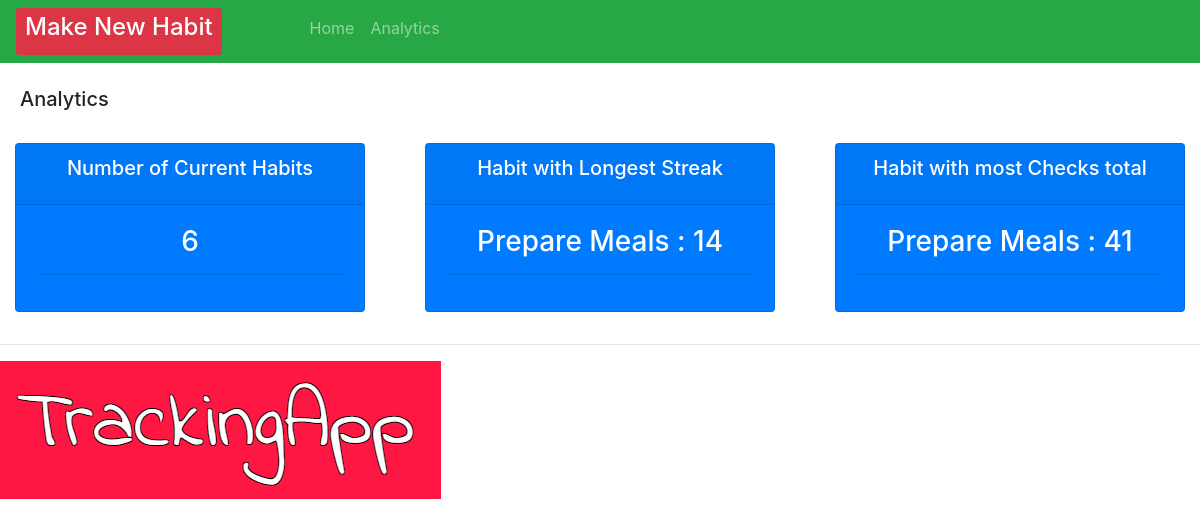
The page /analytics/ on the database as committed earlier.
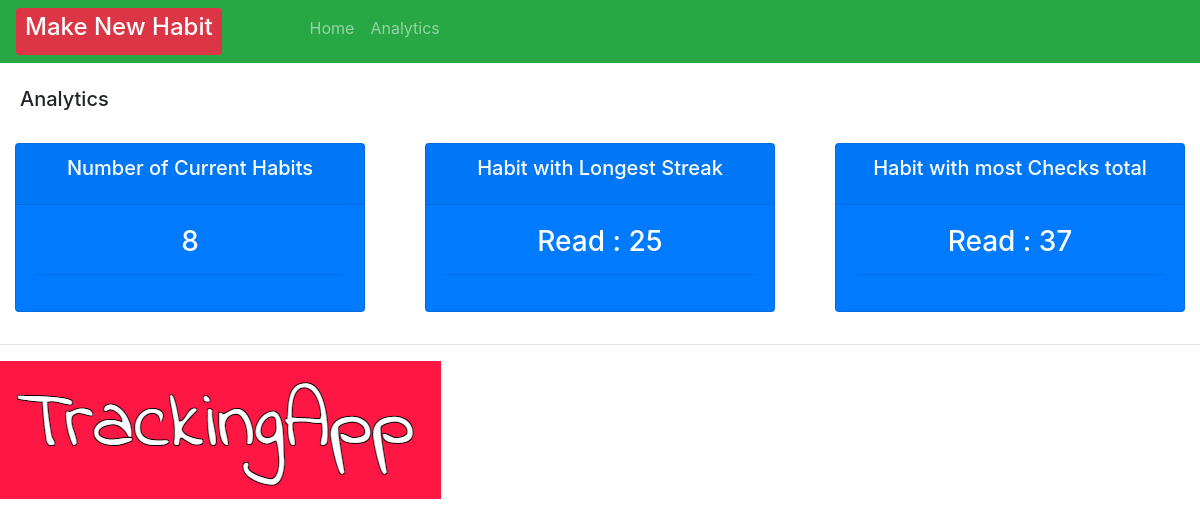
The same page on the database as committed later.
### crm/models.py (models this page shows, shortened)
class Order(models.Model):
    INTERVAL = (
            ('Daily', 'Daily'),
            ('Weekly', 'Weekly' ),
            )
    habit = models.CharField(max_length=200, null=True, blank=True)
    interval = models.CharField(max_length=400, null=True, choices=INTERVAL)
    checked = models.IntegerField(blank=True, default=0, null=True)
    streak = models.IntegerField(blank=True, default=0, null=True)
    longestStreak = models.IntegerField(blank=True, default=0, null=True)
    created = models.DateTimeField(auto_now=True, auto_now_add=False, editable=False, null=True, blank=True)
    checkedList = models.ManyToManyField(Repeats)
    timeStamp = models.DateTimeField(auto_now=True, blank=True)
    date_created = models.DateTimeField(auto_now_add=True, null=True, editable=False, blank=True)
    dateAsString = models.CharField(max_length=200, null=True, blank=True)

### crm/views.py (the view)
# urls.py: path('analytics/', views.analytics, name="analytics"),
def analytics(request):
    orders = Order.objects.all()
    total_orders = orders.count()
    longest_streak_array = []
    most_checks_array = {}
    for order in orders:
        longest_streak_array.append(order.longestStreak)
        most_checks_array.update({order.checkedList.count() : order.habit})
    longest_streak = max(longest_streak_array)
    longest_streak_habits= orders.filter(longestStreak=longest_streak)
    most_checked = max(most_checks_array)
    habit_most_checked =most_checks_array.get(most_checked)
    context= {'total_orders': total_orders, 'most_checked': most_checked, 'longest_streak': longest_streak,
    "longest_streak_habits": longest_streak_habits, "habit_most_checked": habit_most_checked}
    return render(request, 'habit/analytics.html', context)

### crm/templates/habit/analytics.html (shortened to what this page needs)
{% extends 'habit/main.html' %}
{% block content %}
<br>
<div class="row">
    <div class="col-md">
            <h5 style="margin-left: 20px;">Analytics</h5>
           {% include 'habit/status.html' %}
    </div>
{% endblock %}

### crm/templates/habit/status.html
<br>
<div class="row">
    <div class="col">
        <div class="col-md">
            <div class="card text-center text-white bg-primary mb-3" id="total-orders">
                <div class="card-header">
                    <h5 class="card-title text-white">Number of Current Habits</h5>
                </div>
                <div class="card-body">
                    <h3 class="card-title"> {{total_orders}} </h3>
                    <hr>
                </div>
            </div>
        </div>
    </div>
    <div class="col">
        <div class="col-md">
            <div class="card text-center text-white mb-3 bg-primary" id="total-orders">
                <div class="card-header">
                    <h5 class="text-white card-title">Habit with Longest Streak</h5>
                </div>
                <div class="card-body">
                    {% for habit in longest_streak_habits %}
                        <h3 class="card-title"> {{habit.habit}} :  {{longest_streak}} </h3>
                        {%endfor%}
                     <hr>
                </div>
            </div>
        </div>
    </div>
    <div class="col">
        <div class="col-md">
            <div class="card text-center text-white mb-3 bg-primary" id="total-orders">
                <div class="card-header">
                    <h5 class="text-white card-title">Habit with most Checks total</h5>
                </div>
                <div class="card-body">
                        <h3 class="card-title"> {{habit_most_checked }} : {{most_checked}}</h3>
                    <hr>
                </div>
            </div>
        </div>
    </div>
    </div>
</div>

Rows that differ between the two databases and show on the page:
no longer on this page (row edited): Order: habit "Prepare Meals", longestStreak "14"
added Order: habit "Read", longestStreak "25"
Other text that changed with them:
{{ total_orders }}: "6" → "8"
{{ most_checked }}: "41" → "37"
